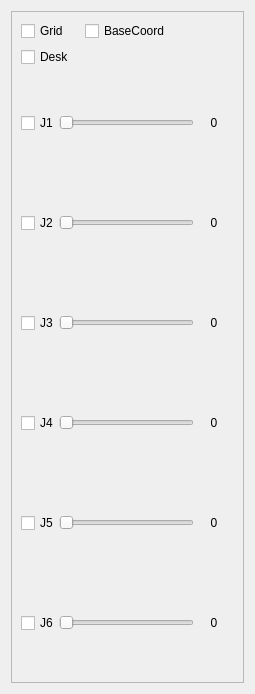
<?xml version="1.0" encoding="UTF-8"?>
<ui version="4.0">
 <class>RobotControlWidget</class>
 <widget class="QWidget" name="RobotControlWidget">
  <property name="geometry">
   <rect>
    <x>0</x>
    <y>0</y>
    <width>255</width>
    <height>694</height>
   </rect>
  </property>
  <property name="windowTitle">
   <string>RobotControlWidget</string>
  </property>
  <property name="styleSheet">
   <string notr="true"/>
  </property>
  <layout class="QGridLayout" name="gridLayout">
   <item row="0" column="0" colspan="2">
    <widget class="QScrollArea" name="scrollArea">
     <property name="widgetResizable">
      <bool>true</bool>
     </property>
     <widget class="QWidget" name="scrollAreaWidgetContents">
      <property name="geometry">
       <rect>
        <x>0</x>
        <y>0</y>
        <width>235</width>
        <height>674</height>
       </rect>
      </property>
      <layout class="QGridLayout" name="gridLayout_2">
       <item row="5" column="0" colspan="3">
        <layout class="QGridLayout" name="sliderLayout">
         <property name="spacing">
          <number>0</number>
         </property>
         <item row="6" column="2">
          <widget class="QLabel" name="j6Label">
           <property name="minimumSize">
            <size>
             <width>40</width>
             <height>0</height>
            </size>
           </property>
           <property name="text">
            <string>0</string>
           </property>
           <property name="alignment">
            <set>Qt::AlignCenter</set>
           </property>
          </widget>
         </item>
         <item row="0" column="1">
          <widget class="QSlider" name="j1Slider">
           <property name="sizePolicy">
            <sizepolicy hsizetype="Expanding" vsizetype="Preferred">
             <horstretch>0</horstretch>
             <verstretch>0</verstretch>
            </sizepolicy>
           </property>
           <property name="orientation">
            <enum>Qt::Horizontal</enum>
           </property>
          </widget>
         </item>
         <item row="0" column="2">
          <widget class="QLabel" name="j1Label">
           <property name="sizePolicy">
            <sizepolicy hsizetype="Minimum" vsizetype="Preferred">
             <horstretch>0</horstretch>
             <verstretch>0</verstretch>
            </sizepolicy>
           </property>
           <property name="minimumSize">
            <size>
             <width>40</width>
             <height>0</height>
            </size>
           </property>
           <property name="text">
            <string>0</string>
           </property>
           <property name="alignment">
            <set>Qt::AlignCenter</set>
           </property>
          </widget>
         </item>
         <item row="4" column="1">
          <widget class="QSlider" name="j4Slider">
           <property name="sizePolicy">
            <sizepolicy hsizetype="Expanding" vsizetype="Preferred">
             <horstretch>0</horstretch>
             <verstretch>0</verstretch>
            </sizepolicy>
           </property>
           <property name="orientation">
            <enum>Qt::Horizontal</enum>
           </property>
          </widget>
         </item>
         <item row="3" column="1">
          <widget class="QSlider" name="j3Slider">
           <property name="sizePolicy">
            <sizepolicy hsizetype="Expanding" vsizetype="Preferred">
             <horstretch>0</horstretch>
             <verstretch>0</verstretch>
            </sizepolicy>
           </property>
           <property name="orientation">
            <enum>Qt::Horizontal</enum>
           </property>
          </widget>
         </item>
         <item row="4" column="2">
          <widget class="QLabel" name="j4Label">
           <property name="minimumSize">
            <size>
             <width>40</width>
             <height>0</height>
            </size>
           </property>
           <property name="text">
            <string>0</string>
           </property>
           <property name="alignment">
            <set>Qt::AlignCenter</set>
           </property>
          </widget>
         </item>
         <item row="2" column="2">
          <widget class="QLabel" name="j2Label">
           <property name="minimumSize">
            <size>
             <width>40</width>
             <height>0</height>
            </size>
           </property>
           <property name="text">
            <string>0</string>
           </property>
           <property name="alignment">
            <set>Qt::AlignCenter</set>
           </property>
          </widget>
         </item>
         <item row="5" column="2">
          <widget class="QLabel" name="j5Label">
           <property name="minimumSize">
            <size>
             <width>40</width>
             <height>0</height>
            </size>
           </property>
           <property name="text">
            <string>0</string>
           </property>
           <property name="alignment">
            <set>Qt::AlignCenter</set>
           </property>
          </widget>
         </item>
         <item row="5" column="1">
          <widget class="QSlider" name="j5Slider">
           <property name="sizePolicy">
            <sizepolicy hsizetype="Expanding" vsizetype="Preferred">
             <horstretch>0</horstretch>
             <verstretch>0</verstretch>
            </sizepolicy>
           </property>
           <property name="orientation">
            <enum>Qt::Horizontal</enum>
           </property>
          </widget>
         </item>
         <item row="2" column="1">
          <widget class="QSlider" name="j2Slider">
           <property name="sizePolicy">
            <sizepolicy hsizetype="Expanding" vsizetype="Preferred">
             <horstretch>0</horstretch>
             <verstretch>0</verstretch>
            </sizepolicy>
           </property>
           <property name="orientation">
            <enum>Qt::Horizontal</enum>
           </property>
          </widget>
         </item>
         <item row="3" column="2">
          <widget class="QLabel" name="j3Label">
           <property name="minimumSize">
            <size>
             <width>40</width>
             <height>0</height>
            </size>
           </property>
           <property name="text">
            <string>0</string>
           </property>
           <property name="alignment">
            <set>Qt::AlignCenter</set>
           </property>
          </widget>
         </item>
         <item row="6" column="1">
          <widget class="QSlider" name="j6Slider">
           <property name="sizePolicy">
            <sizepolicy hsizetype="Expanding" vsizetype="Preferred">
             <horstretch>0</horstretch>
             <verstretch>0</verstretch>
            </sizepolicy>
           </property>
           <property name="orientation">
            <enum>Qt::Horizontal</enum>
           </property>
          </widget>
         </item>
         <item row="0" column="0">
          <widget class="QCheckBox" name="j1CheckBox">
           <property name="sizePolicy">
            <sizepolicy hsizetype="Minimum" vsizetype="Preferred">
             <horstretch>0</horstretch>
             <verstretch>0</verstretch>
            </sizepolicy>
           </property>
           <property name="text">
            <string>J1</string>
           </property>
          </widget>
         </item>
         <item row="2" column="0">
          <widget class="QCheckBox" name="j2CheckBox">
           <property name="sizePolicy">
            <sizepolicy hsizetype="Minimum" vsizetype="Preferred">
             <horstretch>0</horstretch>
             <verstretch>0</verstretch>
            </sizepolicy>
           </property>
           <property name="text">
            <string>J2</string>
           </property>
          </widget>
         </item>
         <item row="3" column="0">
          <widget class="QCheckBox" name="j3CheckBox">
           <property name="sizePolicy">
            <sizepolicy hsizetype="Minimum" vsizetype="Preferred">
             <horstretch>0</horstretch>
             <verstretch>0</verstretch>
            </sizepolicy>
           </property>
           <property name="text">
            <string>J3</string>
           </property>
          </widget>
         </item>
         <item row="4" column="0">
          <widget class="QCheckBox" name="j4CheckBox">
           <property name="sizePolicy">
            <sizepolicy hsizetype="Minimum" vsizetype="Preferred">
             <horstretch>0</horstretch>
             <verstretch>0</verstretch>
            </sizepolicy>
           </property>
           <property name="text">
            <string>J4</string>
           </property>
          </widget>
         </item>
         <item row="5" column="0">
          <widget class="QCheckBox" name="j5CheckBox">
           <property name="sizePolicy">
            <sizepolicy hsizetype="Minimum" vsizetype="Preferred">
             <horstretch>0</horstretch>
             <verstretch>0</verstretch>
            </sizepolicy>
           </property>
           <property name="text">
            <string>J5</string>
           </property>
          </widget>
         </item>
         <item row="6" column="0">
          <widget class="QCheckBox" name="j6CheckBox">
           <property name="sizePolicy">
            <sizepolicy hsizetype="Minimum" vsizetype="Preferred">
             <horstretch>0</horstretch>
             <verstretch>0</verstretch>
            </sizepolicy>
           </property>
           <property name="text">
            <string>J6</string>
           </property>
          </widget>
         </item>
        </layout>
       </item>
       <item row="0" column="1">
        <widget class="QCheckBox" name="baseCoordCheckBox">
         <property name="text">
          <string>BaseCoord</string>
         </property>
        </widget>
       </item>
       <item row="0" column="0">
        <widget class="QCheckBox" name="gridCheckBox">
         <property name="text">
          <string>Grid</string>
         </property>
        </widget>
       </item>
       <item row="1" column="0">
        <widget class="QCheckBox" name="deskCheckBox">
         <property name="text">
          <string>Desk</string>
         </property>
        </widget>
       </item>
      </layout>
     </widget>
    </widget>
   </item>
  </layout>
 </widget>
 <resources/>
 <connections/>
</ui>
